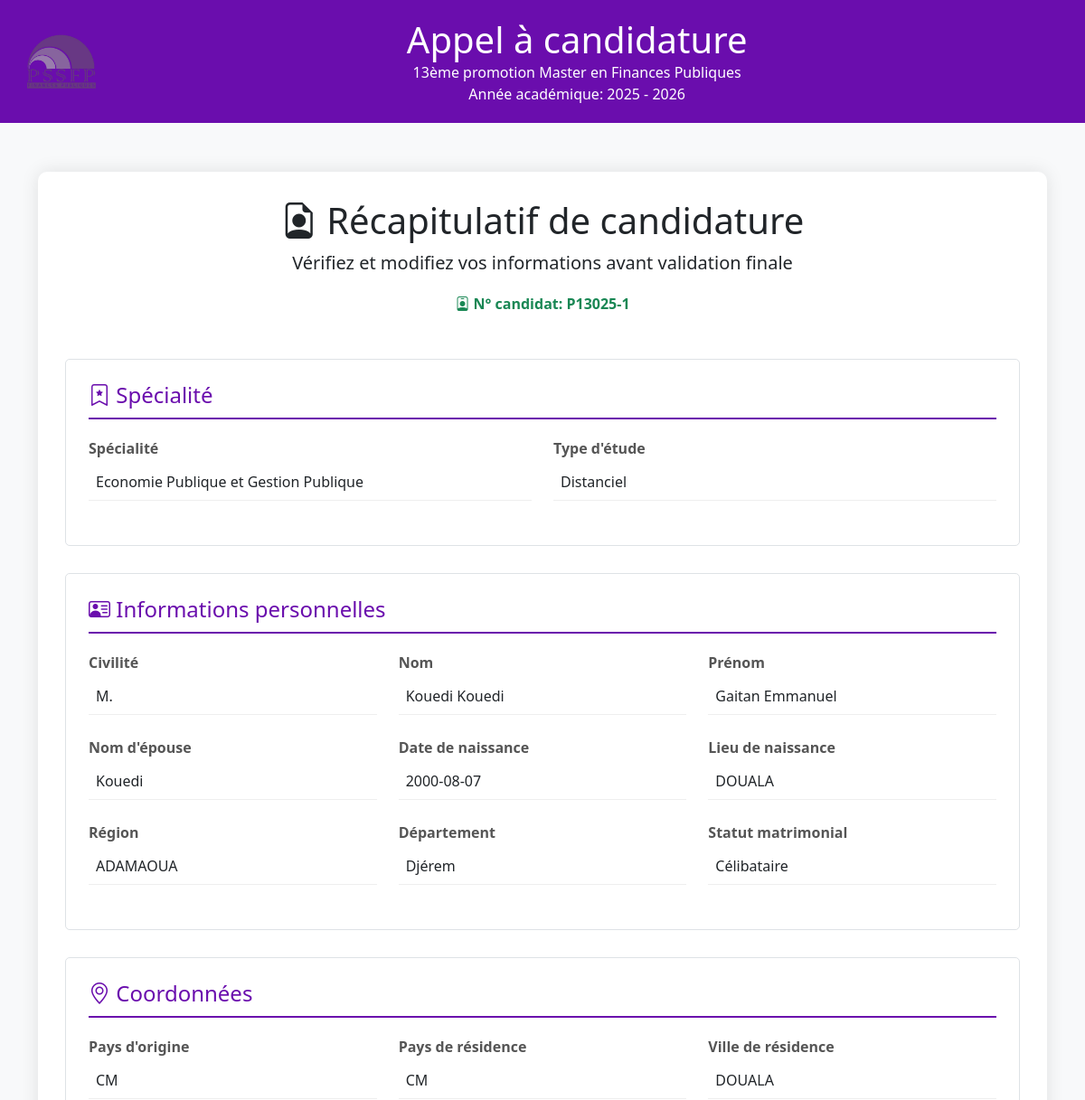
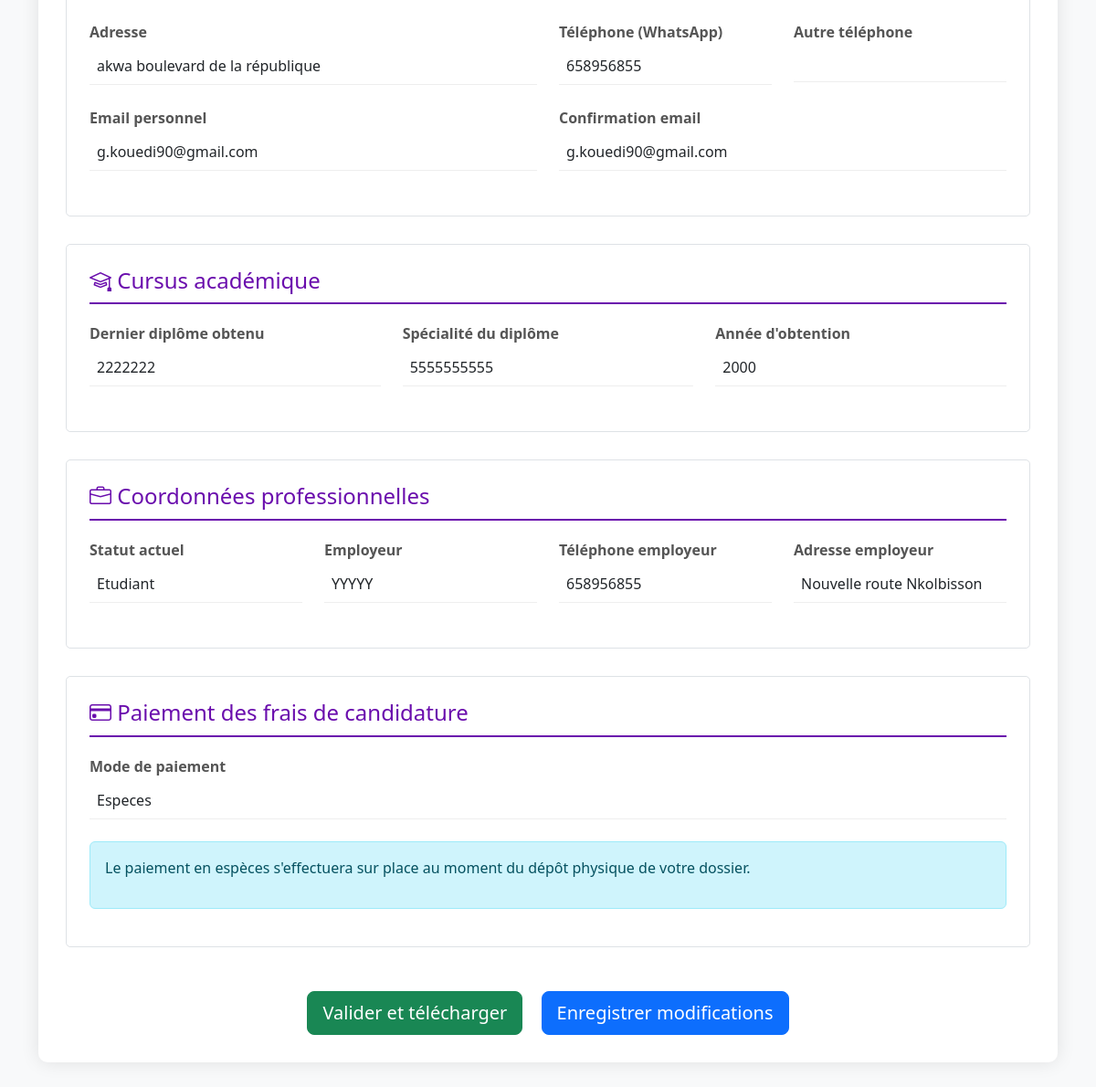
/recapitulatif.php?id=1, run on the app's committed database (2 pictures, top to bottom).
### tables this page shows
CREATE TABLE IF NOT EXISTS `candidats` (
  `id` int NOT NULL AUTO_INCREMENT,
  `numero_candidat` varchar(20) DEFAULT NULL,
  `specialite` varchar(100) DEFAULT NULL,
  `type_etude` varchar(20) DEFAULT NULL,
  `premiere_langue` varchar(20) DEFAULT NULL,
  `civilite` varchar(10) DEFAULT NULL,
  `nom` varchar(100) DEFAULT NULL,
  `prenom` varchar(100) DEFAULT NULL,
  `epouse` varchar(100) DEFAULT NULL,
  `date_naissance` date DEFAULT NULL,
  `lieu_naissance` varchar(100) DEFAULT NULL,
  `region` varchar(100) DEFAULT NULL,
  `departement` varchar(100) DEFAULT NULL,
  `statut_matrimonial` varchar(20) DEFAULT NULL,
  `pays_origine` varchar(100) DEFAULT NULL,
  `pays_residence` varchar(100) DEFAULT NULL,
  `adresse` varchar(255) DEFAULT NULL,
  `ville_residence` varchar(100) DEFAULT NULL,
  `telephone1` varchar(20) DEFAULT NULL,
  `telephone2` varchar(20) DEFAULT '0',
  `email` varchar(100) DEFAULT NULL,
  `diplome_obtenu` varchar(255) DEFAULT NULL,
  `institut` varchar(255) DEFAULT NULL,
  `specialite_diplome` varchar(255) DEFAULT NULL,
  `annee_diplome` int DEFAULT NULL,
  `statut_actuel` varchar(100) DEFAULT NULL,
  `employeur` varchar(100) DEFAULT NULL,
  `adresse_employeur2` varchar(255) DEFAULT NULL,
  `tel_employeur` varchar(20) DEFAULT NULL,
  `moyen_connaissance` varchar(100) DEFAULT NULL,
  `engagement_nom` varchar(100) DEFAULT NULL,
  `mode_paiement` varchar(50) DEFAULT NULL,
  `photo` varchar(255) DEFAULT NULL,
  `date_inscription` timestamp NULL DEFAULT CURRENT_TIMESTAMP,
  `statut` enum('postulant','candidat') NOT NULL DEFAULT 'postulant',
  `indicatif1` varchar(10) DEFAULT NULL,
  `indicatif2` varchar(10) DEFAULT NULL,
  PRIMARY KEY (`id`)
);

### recapitulatif.php (the view, shortened to what the rows shown need)
<?php
$pdo = new PDO('mysql:host=localhost;dbname=pssfp_candidatures', 'root', '');
$pdo->setAttribute(PDO::ATTR_ERRMODE, PDO::ERRMODE_EXCEPTION);
$candidat_id = $_GET['id'] ?? 0;
$stmt = $pdo->prepare("SELECT * FROM candidats WHERE id = ?");
$stmt->execute([$candidat_id]);
$candidat = $stmt->fetch(PDO::FETCH_ASSOC);
?>
<!DOCTYPE html>
<html lang="fr">
<head>
    <link href="https://cdn.jsdelivr.net/npm/bootstrap@5.3.0/dist/css/bootstrap.min.css" rel="stylesheet">
    <link rel="stylesheet" href="https://cdn.jsdelivr.net/npm/bootstrap-icons@1.10.0/font/bootstrap-icons.css">
</head>
<body>
    <header>
        <div class="title">
            <h1 class="mb-0">Appel à candidature</h1>
        </div>
    </header>
    <div class="container py-4">
        <div class="fiche-container">
            <div class="text-center mb-5">
                <h1 class="text-purple"><i class="bi bi-file-earmark-person"></i> Récapitulatif de candidature</h1>
            </div>
            <form method="post" action="telecharger_pdf.php?id=<?= $candidat['id'] ?>" id="candidatureForm">
                <div class="form-section">
                    <h2 class="section-title"><i class="bi bi-bookmark-star"></i> Spécialité</h2>
                    <div class="row">
                        <div class="col-md-6">
                            <div class="mb-4 field-container">
                                <div class="info-label">Spécialité</div>
                                <div class="info-value" onclick="enableFieldEdit(this)">
                                    <?= htmlspecialchars($candidat['specialite']) ?>
                                </div>
                            </div>
                        </div>
                        <div class="col-md-6">
                            <div class="mb-4 field-container">
                                <div class="info-label">Type d'étude</div>
                                <div class="info-value" onclick="enableFieldEdit(this)">
                                    <?= htmlspecialchars($candidat['type_etude']) ?>
                                </div>
                            </div>
                        </div>
                    </div>
                </div>
                <div class="form-section">
                    <h2 class="section-title"><i class="bi bi-person-vcard"></i> Informations personnelles</h2>
                    <div class="row">
                        <div class="col-md-4">
                            <div class="mb-4 field-container">
                                <div class="info-label">Civilité</div>
                                <div class="info-value" onclick="enableFieldEdit(this)">
                                    <?= htmlspecialchars($candidat['civilite']) ?>
                                </div>
                            </div>
                        </div>
                        <div class="col-md-4">
                            <div class="mb-4 field-container">
                                <div class="info-label">Nom</div>
                                <div class="info-value" onclick="enableFieldEdit(this)">
                                    <?= htmlspecialchars($candidat['nom']) ?>
                                </div>
                            </div>
                        </div>
                        <div class="col-md-4">
                            <div class="mb-4 field-container">
                                <div class="info-label">Prénom</div>
                                <div class="info-value" onclick="enableFieldEdit(this)">
                                    <?= htmlspecialchars($candidat['prenom']) ?>
                                </div>
                            </div>
                        </div>
                    </div>
                    <div class="row">
                        <div class="col-md-4">
                            <div class="mb-4 field-container">
                                <div class="info-label">Nom d'épouse</div>
                                <div class="info-value" onclick="enableFieldEdit(this)">
                                    <?= htmlspecialchars($candidat['epouse']) ?>
                                </div>
                            </div>
                        </div>
                        <div class="col-md-4">
                            <div class="mb-4 field-container">
                                <div class="info-label">Date de naissance</div>
                                <div class="info-value" onclick="enableFieldEdit(this)">
                                    <?= htmlspecialchars($candidat['date_naissance']) ?>
                                </div>
                            </div>
                        </div>
                        <div class="col-md-4">
                            <div class="mb-4 field-container">
                                <div class="info-label">Lieu de naissance</div>
                                <div class="info-value" onclick="enableFieldEdit(this)">
                                    <?= htmlspecialchars($candidat['lieu_naissance']) ?>
                                </div>
                            </div>
                        </div>
                    </div>
                    <div class="row">
                        <div class="col-md-4">
                            <div class="mb-4 field-container">
                                <div class="info-label">Région</div>
                                <div class="info-value" onclick="enableFieldEdit(this)">
                                    <?= htmlspecialchars($candidat['region']) ?>
                                </div>
                            </div>
                        </div>
                        <div class="col-md-4">
                            <div class="mb-4 field-container">
                                <div class="info-label">Département</div>
                                <div class="info-value" onclick="enableFieldEdit(this)">
                                    <?= htmlspecialchars($candidat['departement']) ?>
                                </div>
                            </div>
                        </div>
                        <div class="col-md-4">
                            <div class="mb-4 field-container">
                                <div class="info-label">Statut matrimonial</div>
                                <div class="info-value" onclick="enableFieldEdit(this)">
                                    <?= htmlspecialchars($candidat['statut_matrimonial']) ?>
                                </div>
                            </div>
                        </div>
                    </div>
                </div>
                <div class="form-section">
                    <h2 class="section-title"><i class="bi bi-geo-alt"></i> Coordonnées</h2>
                    <div class="row">
                        <div class="col-md-4">
                            <div class="mb-4 field-container">
                                <div class="info-label">Pays d'origine</div>
                                <div class="info-value" onclick="enableFieldEdit(this)">
                                    <?= htmlspecialchars($candidat['pays_origine']) ?>
                                </div>
                            </div>
                        </div>
                        <div class="col-md-4">
                            <div class="mb-4 field-container">
                                <div class="info-label">Pays de résidence</div>
                                <div class="info-value" onclick="enableFieldEdit(this)">
                                    <?= htmlspecialchars($candidat['pays_residence']) ?>
                                </div>
                            </div>
                        </div>
                        <div class="col-md-4">
                            <div class="mb-4 field-container">
                                <div class="info-label">Ville de résidence</div>
                                <div class="info-value" onclick="enableFieldEdit(this)">
                                    <?= htmlspecialchars($candidat['ville_residence']) ?>
                                </div>
                            </div>
                        </div>
                    </div>
                    <div class="row">
                        <div class="col-md-6">
                            <div class="mb-4 field-container">
                                <div class="info-label">Adresse</div>
                                <div class="info-value" onclick="enableFieldEdit(this)">
                                    <?= htmlspecialchars($candidat['adresse']) ?>
                                </div>
                            </div>
                        </div>
                        <div class="col-md-3">
                            <div class="mb-4 field-container">
                                <div class="info-label">Téléphone (WhatsApp)</div>
                                <div class="info-value" onclick="enableFieldEdit(this)">
                                    <?= htmlspecialchars($candidat['telephone1']) ?>
                                </div>
                            </div>
                        </div>
                    </div>
                    <div class="row">
                        <div class="col-md-6">
                            <div class="mb-4 field-container">
                                <div class="info-label">Email personnel</div>
                                <div class="info-value" onclick="enableFieldEdit(this)">
                                    <?= htmlspecialchars($candidat['email']) ?>
                                </div>
                            </div>
                        </div>
                        <div class="col-md-6">
                            <div class="mb-4 field-container">
                                <div class="info-label">Confirmation email</div>
                                <div class="info-value" onclick="enableFieldEdit(this)">
                                    <?= htmlspecialchars($candidat['email']) ?>
                                </div>
                            </div>
                        </div>
                    </div>
                </div>
                <div class="form-section">
                    <h2 class="section-title"><i class="bi bi-mortarboard"></i> Cursus académique</h2>
                    <div class="row">
                        <div class="col-md-4">
                            <div class="mb-4 field-container">
                                <div class="info-label">Dernier diplôme obtenu</div>
                                <div class="info-value" onclick="enableFieldEdit(this)">
                                    <?= htmlspecialchars($candidat['diplome_obtenu']) ?>
                                </div>
                            </div>
                        </div>
                        <div class="col-md-4">
                            <div class="mb-4 field-container">
                                <div class="info-label">Spécialité du diplôme</div>
                                <div class="info-value" onclick="enableFieldEdit(this)">
                                    <?= htmlspecialchars($candidat['specialite_diplome']) ?>
                                </div>
                            </div>
                        </div>
                        <div class="col-md-4">
                            <div class="mb-4 field-container">
                                <div class="info-label">Année d'obtention</div>
                                <div class="info-value" onclick="enableFieldEdit(this)">
                                    <?= htmlspecialchars($candidat['annee_diplome']) ?>
                                </div>
                            </div>
                        </div>
                    </div>
                </div>
                <div class="form-section">
                    <h2 class="section-title"><i class="bi bi-briefcase"></i> Coordonnées professionnelles</h2>
                    <div class="row">
                        <div class="col-md-3">
                            <div class="mb-4 field-container">
                                <div class="info-label">Statut actuel</div>
                                <div class="info-value" onclick="enableFieldEdit(this)">
                                    <?= htmlspecialchars($candidat['statut_actuel']) ?>
                                </div>
                            </div>
                        </div>
                        <div class="col-md-3">
                            <div class="mb-4 field-container">
                                <div class="info-label">Employeur</div>
                                <div class="info-value" onclick="enableFieldEdit(this)">
                                    <?= htmlspecialchars($candidat['employeur']) ?>
                                </div>
                            </div>
                        </div>
                        <div class="col-md-3">
                            <div class="mb-4 field-container">
                                <div class="info-label">Téléphone employeur</div>
                                <div class="info-value" onclick="enableFieldEdit(this)">
                                    <?= htmlspecialchars($candidat['tel_employeur']) ?>
                                </div>
                            </div>
                        </div>
                        <div class="col-md-3">
                            <div class="mb-4 field-container">
                                <div class="info-label">Adresse employeur</div>
                                <div class="info-value" onclick="enableFieldEdit(this)">
                                    <?= htmlspecialchars($candidat['adresse_employeur2']) ?>
                                </div>
                            </div>
                        </div>
                    </div>
                </div>
                <div class="form-section">
                    <h2 class="section-title"><i class="bi bi-credit-card"></i> Paiement des frais de candidature</h2>
                    <div class="mb-4">
                        <div class="info-label">Mode de paiement</div>
                        <div class="info-value"><?= htmlspecialchars($candidat['mode_paiement']) ?></div>
                    </div>
                </div>
            </form>
        </div>
    </div>
</body>
</html>

### data on the page
candidats: specialite "Economie Publique et Gestion Publique", type_etude "Distanciel", civilite "M.", nom "Kouedi Kouedi", prenom "Gaitan Emmanuel", epouse "Kouedi", date_naissance "2000-08-07", lieu_naissance "DOUALA", region "ADAMAOUA", departement "Djérem", statut_matrimonial "Célibataire", pays_origine "CM", pays_residence "CM", ville_residence "DOUALA", adresse "akwa boulevard de la république", telephone1 "658956855", email "g.kouedi90@gmail.com", diplome_obtenu "2222222", specialite_diplome "5555555555", annee_diplome "2000", statut_actuel "Etudiant", employeur "YYYYY", tel_employeur "658956855", adresse_employeur2 "Nouvelle route Nkolbisson", mode_paiement "Especes"

### other printed values
$candidat_id "1"
